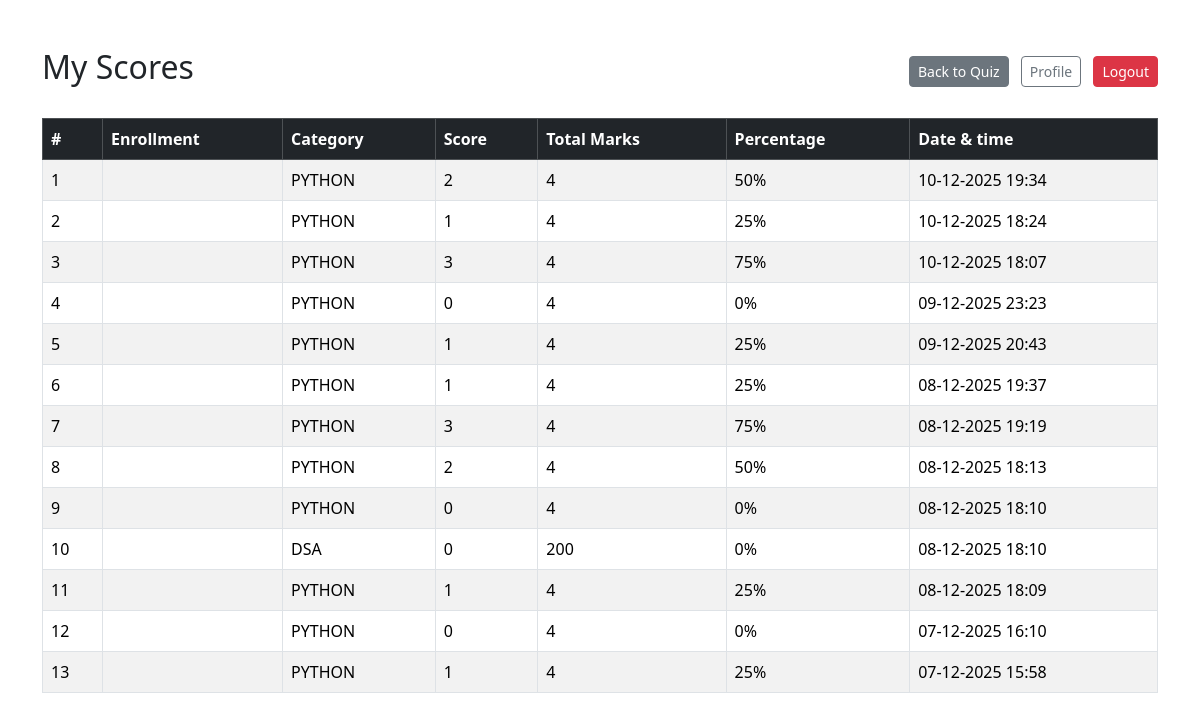
Page /scores/ (signed in) on the committed database.
### quiz_app/models.py (models this page shows, shortened)
class Attempt(models.Model):
    user = models.ForeignKey(User, related_name="attempts", on_delete=models.CASCADE)
    category = models.ForeignKey(Category, related_name="attempts", on_delete=models.CASCADE)
    score = models.IntegerField(default=0)
    total_marks = models.IntegerField(default=0)
    attempted_at = models.DateTimeField(auto_now_add=True)

class BaseModel(models.Model):
    uid = models.UUIDField(primary_key=True, default=uuid.uuid4, editable=False)
    created_at = models.DateTimeField(auto_now_add=True)
    updated_at = models.DateTimeField(auto_now=True)
    class Meta:
        abstract = True

class Category(BaseModel):
    category_name = models.CharField(max_length=100, unique=True)

### quiz_app/views.py (the view)
# urls.py: path("scores/", views.my_scores, name="scores"),
@login_required
def my_scores(request):
    attempts = Attempt.objects.filter(user=request.user).select_related("category").order_by("-attempted_at")
    context = {"attempts": attempts}
    return render(request, "quiz_app/scores.html", context)

### quiz_app/templates/quiz_app/scores.html (shortened to what this page needs)
{% load tz %}
<!DOCTYPE html>
<html lang="en">
<head>
    <link rel="stylesheet"
          href="https://cdn.jsdelivr.net/npm/bootstrap@5.3.3/dist/css/bootstrap.min.css">
</head>
<body>
<div class="container mt-5">
    <div class="d-flex justify-content-between align-items-center mb-4">
        <h2>My Scores</h2>
        <div>
            <a href="{% url 'home' %}" class="btn btn-secondary btn-sm me-2">Back to Quiz</a>
            <a href="{% url 'profile' %}" class="btn btn-outline-secondary btn-sm me-2">Profile</a>
            <a href="{% url 'logout' %}" class="btn btn-danger btn-sm">Logout</a>
        </div>
    </div>
    {% if attempts %}
        <table class="table table-striped table-bordered align-middle">
            <thead class="table-dark">
            <tr>
                <th>#</th>
                <th>Enrollment</th>
                <th>Category</th>
                <th>Score</th>
                <th>Total Marks</th>
                <th>Percentage</th>
                <th>Date & time</th>
            </tr>
            </thead>
            <tbody>
            {% for a in attempts %}
                <tr>
                    <td>{{ forloop.counter }}</td>
                    <td>{{ a.user.studentprofile.enrollment }}</td>
                    <td>{{ a.category.category_name }}</td>
                    <td>{{ a.score }}</td>
                    <td>{{ a.total_marks }}</td>
                    <td>
                        {% if a.total_marks %}
                            {% widthratio a.score a.total_marks 100 %}%
                        {% else %}
                            -
                        {% endif %}
                    </td>
                    <td>{{ a.attempted_at|localtime|date:"d-m-Y H:i" }}</td>
                </tr>
            {% endfor %}
            </tbody>
        </table>
    {% else %}
        <div class="alert alert-info">
            No attempts found. Give a quiz first.
        </div>
    {% endif %}
</div>
</body>
</html>

### rows in the picture
Attempt: category.category_name "PYTHON", score "2", total_marks "4", score+total_marks "50", attempted_at "10-12-2025 19:34"
Attempt: category.category_name "PYTHON", score "1", total_marks "4", score+total_marks "25", attempted_at "10-12-2025 18:24"
Attempt: category.category_name "PYTHON", score "3", total_marks "4", score+total_marks "75", attempted_at "10-12-2025 18:07"
Attempt: category.category_name "PYTHON", score "0", total_marks "4", score+total_marks "0", attempted_at "09-12-2025 23:23"
Attempt: category.category_name "PYTHON", score "1", total_marks "4", score+total_marks "25", attempted_at "09-12-2025 20:43"
Attempt: category.category_name "PYTHON", score "1", total_marks "4", score+total_marks "25", attempted_at "08-12-2025 19:37"
Attempt: category.category_name "PYTHON", score "3", total_marks "4", score+total_marks "75", attempted_at "08-12-2025 19:19"
Attempt: category.category_name "PYTHON", score "2", total_marks "4", score+total_marks "50", attempted_at "08-12-2025 18:13"
Attempt: category.category_name "PYTHON", score "0", total_marks "4", score+total_marks "0", attempted_at "08-12-2025 18:10"
Attempt: category.category_name "DSA", score "0", total_marks "200", score+total_marks "0", attempted_at "08-12-2025 18:10"
Attempt: category.category_name "PYTHON", score "1", total_marks "4", score+total_marks "25", attempted_at "08-12-2025 18:09"
Attempt: category.category_name "PYTHON", score "0", total_marks "4", score+total_marks "0", attempted_at "07-12-2025 16:10"
Attempt: category.category_name "PYTHON", score "1", total_marks "4", score+total_marks "25", attempted_at "07-12-2025 15:58"
